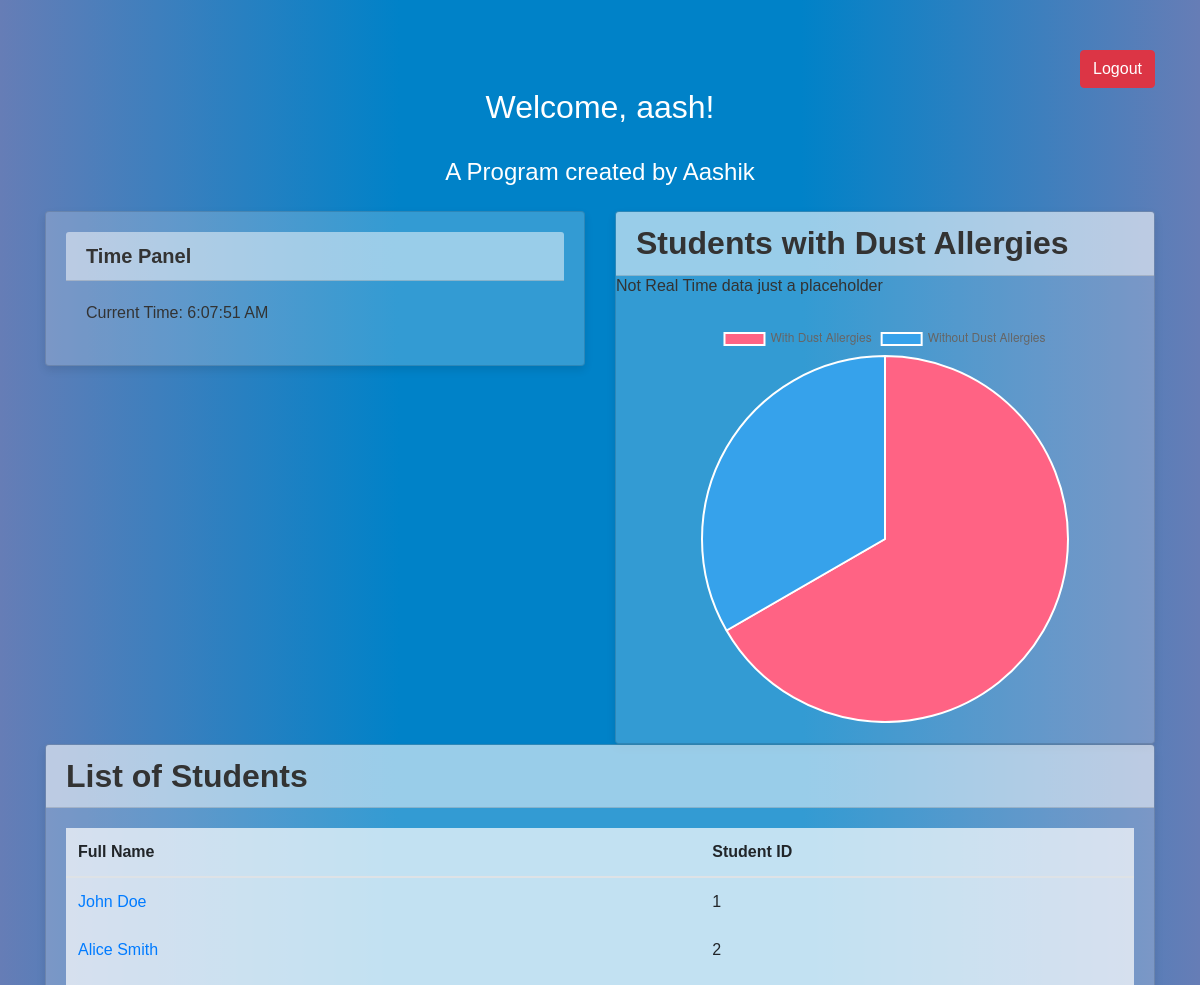
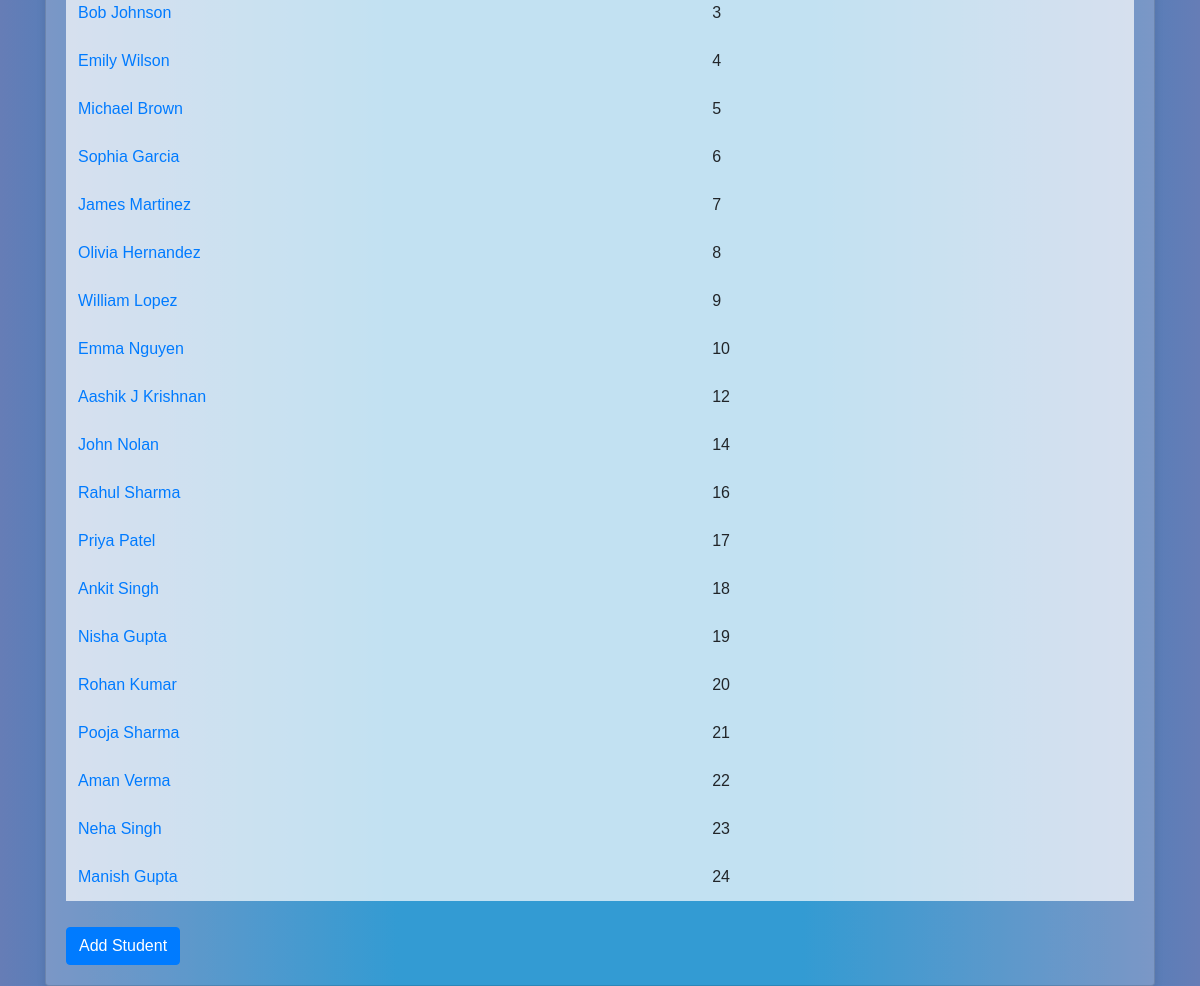
Page /dashboard.php (signed in) on the committed database (2 pictures, top to bottom).
### tables this page shows
CREATE TABLE `StudentRecords` (
  `student_id` int(11) NOT NULL,
  `full_name` varchar(100) NOT NULL,
  `phone_number` varchar(15) DEFAULT NULL,
  `dob` date DEFAULT NULL,
  `mother_tongue` varchar(50) DEFAULT NULL,
  `blood_group` varchar(5) DEFAULT NULL,
  `known_dust_allergies` varchar(100) DEFAULT NULL,
  `mother_name` varchar(100) DEFAULT NULL,
  `father_name` varchar(100) DEFAULT NULL,
  `nationality` varchar(50) DEFAULT NULL
);

### dashboard.php (the view, shortened to what this page needs)
<!DOCTYPE html>
<html lang="en">
<head>
    <link href="https://stackpath.bootstrapcdn.com/bootstrap/4.5.2/css/bootstrap.min.css" rel="stylesheet">
</head>
<body>
    <div class="container">
        <div class="row">
            <div class="col-md-12">
                <div class="logout-btn text-right">
                    <a href="logout.php" class="btn btn-danger">Logout</a>
                </div>
                <div class="text-center mb-4">
                    <h2>Welcome, <?php echo $_SESSION['username']; ?>!</h2></br>
                    <h4>A Program created by Aashik</h4>
                </div>
            </div>
        </div>
        <div class="row">
            <div class="col-md-6">
                <div class="time-panel card mb-4">
                    <h5 class="card-header">Time Panel</h5>
                    <div class="card-body" id="time-info">
                    </div>
                </div>
            </div>
            <div class="col-md-6">
                <div class="card">
                    <h2 class="card-header">Students with Dust Allergies</h2>
                    <h6 class="class-header">Not Real Time data just a placeholder</h6>
                    <div class="card-body">
                        <div class="pie-chart">
                            <canvas id="pieChart"></canvas>
                        </div>
                    </div>
                </div>
            </div>
        </div>
        <div class="row">
            <div class="col-md-12">
                <div class="card">
                    <h2 class="card-header">List of Students</h2>
                    <div class="card-body">
                        <table class="table">
                            <thead>
                                <tr>
                                    <th>Full Name</th>
                                    <th>Student ID</th>
                                </tr>
                            </thead>
                            <tbody>
                                <?php
                                include 'db_connect.php';
                                $sql_students = "SELECT full_name, student_id FROM StudentRecords";
                                $result_students = $connection->query($sql_students);
                                if ($result_students->num_rows > 0) {
                                    while ($row = $result_students->fetch_assoc()) {
                                        echo "<tr>";
                                        echo "<td><a href='student_details.php?id=" . $row['student_id'] . "'>" . $row['full_name'] . "</a></td>";
                                        echo "<td>" . $row['student_id'] . "</td>";
                                        echo "</tr>";
                                    }
                                } else {
                                    echo "<tr><td colspan='2'>No students found.</td></tr>";
                                }
                                ?>
                            </tbody>
                        </table>
                        <a href="add_student.php" class="btn btn-primary">Add Student</a>
                    </div>
                </div>
            </div>
        </div>
    </div>
    <script>
        // Get current time
        setInterval(() => {
            const now = new Date();
            const timeString = now.toLocaleTimeString();
            document.getElementById('time-info').textContent = `Current Time: ${timeString}`;
        }, 1000);
        // Pie chart data
        var pieData = {
            labels: ['With Dust Allergies', 'Without Dust Allergies'],
            datasets: [{
                data: [10, 05], // Example data, replace with actual data
                backgroundColor: ['#FF6384', '#36A2EB']
            }]
        };
        // Get the pie chart canvas
        var pieChartCanvas = document.getElementById('pieChart').getContext('2d');
        // Draw the pie chart
        var pieChart = new Chart(pieChartCanvas, {
            type: 'pie',
            data: pieData
        });
    </script>
</body>
</html>

### dashboard.php (style rules this page uses)
body { font-family: Arial, sans-serif; background: linear-gradient(to right, #667db6, #0082c8, #0082c8, #667db6); color: #fff; }
.container { margin-top: 20px; opacity: 0; animation: fadeIn 2s forwards; }
.card { background-color: rgba(255, 255, 255, 0.2); box-shadow: 0 4px 8px rgba(0, 0, 0, 0.1); transition: 0.3s; color: #333; }
.card-header { background-color: rgba(255, 255, 255, 0.5); color: #333; font-weight: bold; }
.card-body { padding: 20px; }
.table { background-color: rgba(255, 255, 255, 0.7); }
.table th, .table td { border: none; }
.btn { margin-top: 10px; }
.time-panel { background-color: rgba(255, 255, 255, 0.2); padding: 20px; margin-bottom: 20px; }
.logout-btn { margin-top: 20px; }
.pie-chart { width: 100%; max-width: 400px; margin: 0 auto; }

### rows in the picture
studentrecords: full_name "John Doe", student_id "1"
studentrecords: full_name "Alice Smith", student_id "2"
studentrecords: full_name "Bob Johnson", student_id "3"
studentrecords: full_name "Emily Wilson", student_id "4"
studentrecords: full_name "Michael Brown", student_id "5"
studentrecords: full_name "Sophia Garcia", student_id "6"
studentrecords: full_name "James Martinez", student_id "7"
studentrecords: full_name "Olivia Hernandez", student_id "8"
studentrecords: full_name "William Lopez", student_id "9"
studentrecords: full_name "Emma Nguyen", student_id "10"
studentrecords: full_name "Aashik J Krishnan", student_id "12"
studentrecords: full_name "John Nolan", student_id "14"
studentrecords: full_name "Rahul Sharma", student_id "16"
studentrecords: full_name "Priya Patel", student_id "17"
studentrecords: full_name "Ankit Singh", student_id "18"
studentrecords: full_name "Nisha Gupta", student_id "19"
studentrecords: full_name "Rohan Kumar", student_id "20"
studentrecords: full_name "Pooja Sharma", student_id "21"
studentrecords: full_name "Aman Verma", student_id "22"
studentrecords: full_name "Neha Singh", student_id "23"
studentrecords: full_name "Manish Gupta", student_id "24"

### other values in the picture
$_SESSION['username'] "aash"
